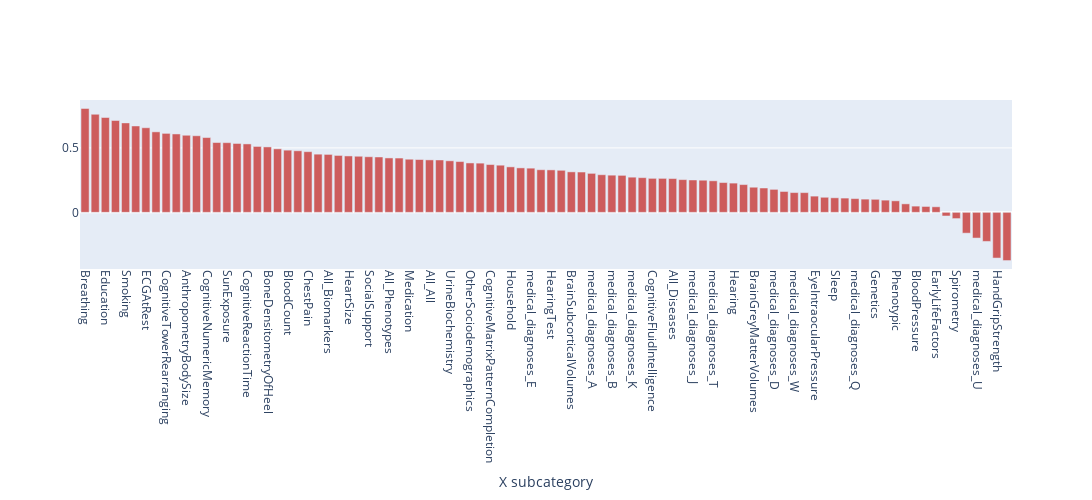

The notebook cell this image was saved under:
### Code cell
bars = go.Bar(x=sorted_correlations.index, y=sorted_correlations["mean"], name="Average correlations", marker_color="indianred")

fig = go.Figure(bars)

fig.update_layout(
    {
        "width": 1500,
        "height": 500,
        "xaxis": {"title": "X subcategory", "tickangle": 90, "showgrid": False},
    }
)

print(dimension_1, dimension_2)
fig.show()

### Figure 1 — Plotly figure (JSON) as saved in the notebook; plotly's stock layout.template omitted (floating-point values rounded to 4 significant figures)
{"data": [{"marker": {"color": "indianred"}, "name": "Average correlations", "type": "bar", "x": ["Breathing", "CognitiveTrailMaking", "Education", "Claudication", "Smoking", "BraindMRIWeightedMeans", "ECGAtRest", "GeneralHealth", "CognitiveTowerRearranging", "CognitiveProspectiveMemory", "AnthropometryBodySize", "CognitivePairsMatching", "CognitiveNumericMemory", "PhysicalActivityQuestionnaire", "SunExposure", "CognitivePairedAssociativeLearning", "CognitiveReactionTime", "ArterialStiffness", "BoneDensitometryOfHeel", "medical_diagnoses_I", "BloodCount", "MentalHealth", "ChestPain", "SexualFactors", "All_Biomarkers", "Mouth", "HeartSize", "medical_diagnoses_Z", "SocialSupport", "HeartPWA", "All_Phenotypes", "BloodBiochemistry", "Medication", "Alcohol", "All_All", "All_Environmental", "UrineBiochemistry", "PhysicalActivity", "OtherSociodemographics", "All_Socioeconomics", "CognitiveMatrixPatternCompletion", "medical_diagnoses_X", "Household", "GeneralPain", "medical_diagnoses_E", "medical_diagnoses_F", "HearingTest", "EyeAcuity", "BrainSubcorticalVolumes", "Employment", "medical_diagnoses_A", "medical_diagnoses_M", "medical_diagnoses_B", "AnthropometryImpedance", "medical_diagnoses_K", "EyeAutorefraction", "CognitiveFluidIntelligence", "Diet", "All_Diseases", "medical_diagnoses_H", "medical_diagnoses_J", "Eyesight", "medical_diagnoses_T", "medical_diagnoses_R", "Hearing", "medical_diagnoses_N", "BrainGreyMatterVolumes", "medical_diagnoses_P", "medical_diagnoses_D", "CarotidUltrasound", "medical_diagnoses_W", "medical_diagnoses_G", "EyeIntraocularPressure", "medical_diagnoses_C", "Sleep", "medical_diagnoses_S", "medical_diagnoses_Q", "medical_diagnoses_L", "Genetics", "medical_diagnoses_O", "Phenotypic", "medical_diagnoses_Y", "BloodPressure", "FamilyHistory", "EarlyLifeFactors", "medical_diagnoses_V", "Spirometry", "ElectronicDevices", "medical_diagnoses_U", "CognitiveSymbolDigitSubstitution", "HandGripStrength", "CancerScreening"], "y": [0.8065, 0.7613, 0.7362, 0.7127, 0.6944, 0.6705, 0.6566, 0.6248, 0.6129, 0.6084, 0.5983, 0.5945, 0.5806, 0.542, 0.5409, 0.5347, 0.5311, 0.5115, 0.5078, 0.4929, 0.4828, 0.478, 0.471, 0.4516, 0.4497, 0.4416, 0.4378, 0.4354, 0.4316, 0.4298, 0.4223, 0.4215, 0.4123, 0.41, 0.4072, 0.4066, 0.4, 0.3943, 0.3834, 0.382, 0.371, 0.3659, 0.3531, 0.345, 0.343, 0.3308, 0.3295, 0.3264, 0.3141, 0.313, 0.3025, 0.292, 0.2886, 0.2871, 0.273, 0.2692, 0.2639, 0.2637, 0.2621, 0.254, 0.2513, 0.2494, 0.2448, 0.2313, 0.227, 0.2155, 0.195, 0.1889, 0.1783, 0.162, 0.1535, 0.1531, 0.126, 0.117, 0.1129, 0.1107, 0.1067, 0.1027, 0.1013, 0.09471, 0.08945, 0.06588, 0.04839, 0.04566, 0.04311, -0.02822, -0.04839, -0.1617, -0.1996, -0.2258, -0.3548, -0.3742]}], "layout": {"height": 500, "width": 1500, "xaxis": {"showgrid": false, "tickangle": 90, "title": {"text": "X subcategory"}}}}
